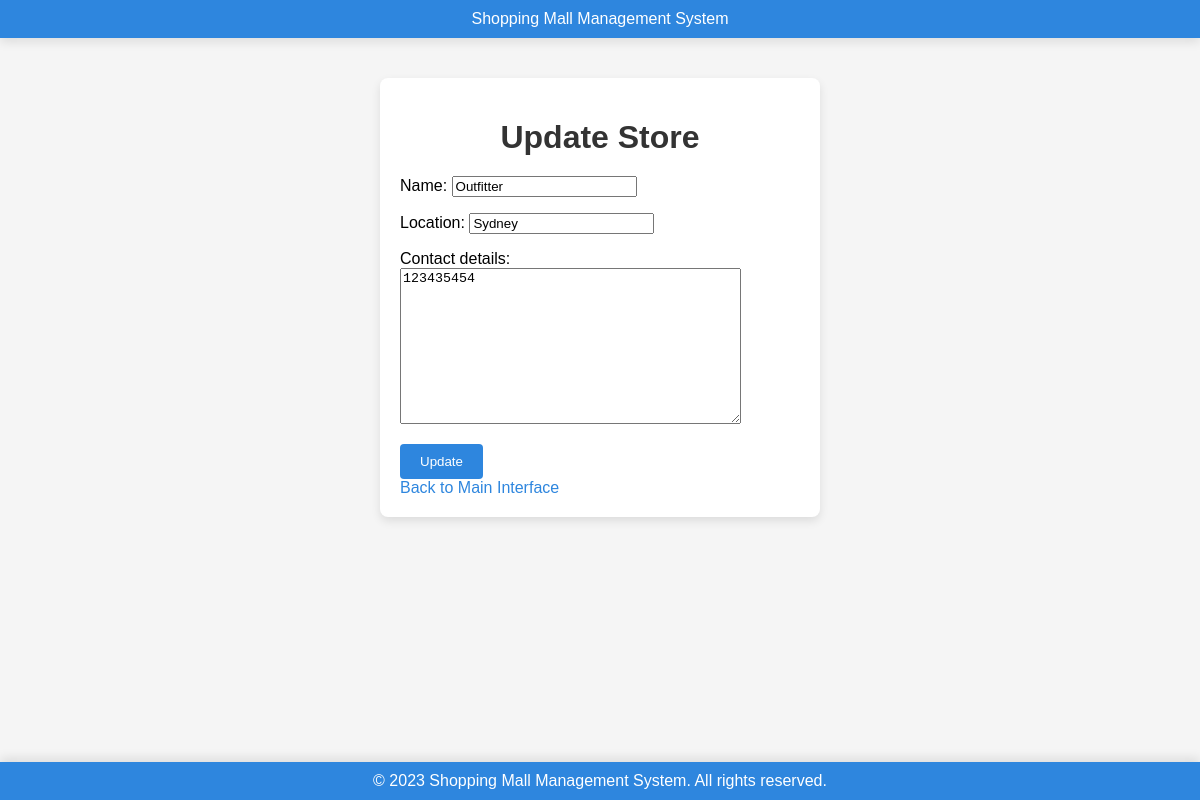
The app's page /update_store/1/ with its own data.
### mallsystem/models.py (models this page shows)
class Store(models.Model):
    name = models.CharField(max_length=200)
    location = models.CharField(max_length=300)
    contact_details = models.TextField()

### mallsystem/views.py (the view)
# urls.py: path('update_store/<int:store_id>/', views.update_store, name='update_store'),
def update_store(request, store_id):
    store = Store.objects.get(pk=store_id)
    if request.method == "POST":
        form = StoreForm(request.POST, instance=store)
        if form.is_valid():
            form.save()
            return redirect('store_management')
    else:
        form = StoreForm(instance=store)
    return render(request, 'Store/update_store.html', {'form': form})

### mallsystem/forms.py
class StoreForm(forms.ModelForm):
    class Meta:
        model = Store
        fields = ['name', 'location', 'contact_details']

### mallsystem/templates/Store/update_store.html (shortened to what this page needs)
<!DOCTYPE html>
<html>
<head>
</head>
<body>
    <div class="page-container">
        <div class="header">
            Shopping Mall Management System
        </div>
        <div class="content">
            <div class="form-container">
                <h1>Update Store</h1>
                <form method="post">
                    {{ form.as_p }}
                    <button type="submit">Update</button>
                </form>
                <a href="{% url 'store_management' %}">Back to Main Interface</a>
            </div>
        </div>
        <div class="footer">
            &copy; 2023 Shopping Mall Management System. All rights reserved.
        </div>
    </div>
</body>
</html>

### mallsystem/templates/Store/update_store.html (style rules this page uses)
body, html { height: 100%; margin: 0; font-family: Arial, sans-serif; background-color: #f5f5f5; }
.page-container { display: flex; flex-direction: column; min-height: 100vh; }
.header { background-color: #2e86de; color: white; text-align: center; padding: 10px; box-shadow: 0px 4px 10px rgba(0, 0, 0, 0.1); }
.content { flex: 1; padding: 20px; display: flex; flex-direction: column; align-items: center; }
.form-container { max-width: 400px; width: 100%; padding: 20px; background-color: white; border-radius: 8px; box-shadow: 0px 4px 10px rgba(0, 0, 0, 0.1); margin-top: 20px; }
.form-container h1 { text-align: center; color: #333; margin-bottom: 20px; }
form button { background-color: #2e86de; color: white; padding: 10px 20px; border: none; border-radius: 4px; cursor: pointer; transition: background-color 0.3s ease; }
a { color: #2e86de; text-decoration: none; margin-top: 20px; transition: color 0.3s ease; }
.footer { background-color: #2e86de; color: white; text-align: center; padding: 10px; box-shadow: 0px -4px 10px rgba(0, 0, 0, 0.1); }

### records on screen
Store: name "Outfitter", location "Sydney", contact_details "123435454"
